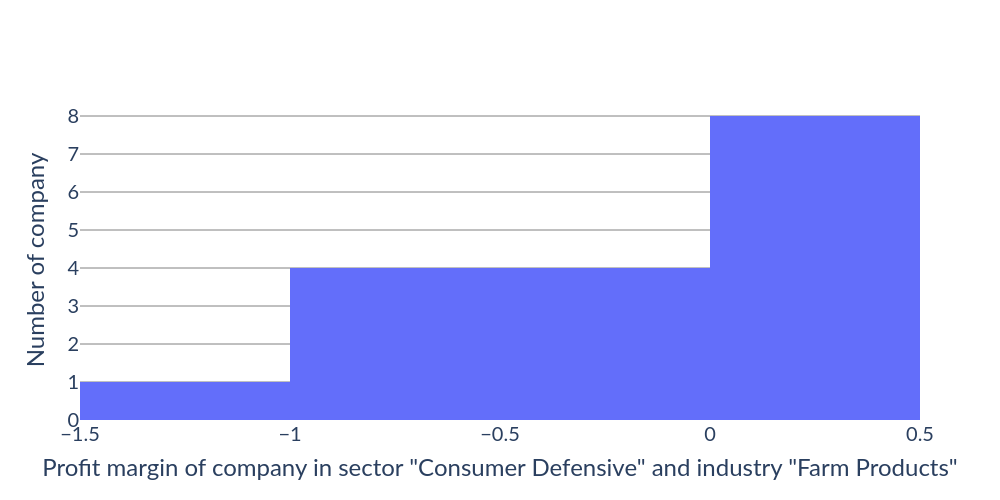

The notebook cell saved with this chart:
### Code cell
# Distribution of market cap
fig = go.Figure()
fig.add_trace(
    go.Histogram(x = df['profit_margins'].apply(lambda x : float(x) if not pd.isna(x) else None))
)
fig.update_yaxes(showgrid = True, gridcolor = 'gray', title = 'Number of company')
fig.update_xaxes(title = f'Profit margin of company in sector "{SECTOR}" and industry "{INDUSTRY}"')
fig.update_layout(
    width = 1000,
    height = 500,
    plot_bgcolor = 'white',
    paper_bgcolor = 'white',
    font = dict(family = 'Lato', size = 20)
)
fig.show()

### Figure 1 — Plotly figure (JSON) as saved in the notebook; plotly's stock layout.template omitted (floating-point values rounded to 4 significant figures)
{"data": [{"type": "histogram", "x": [-0.2815, 0.2157, -0.4862, -0.02416, -0.5882, 0.1208, -0.7984, null, 0.2654, -0.5033, 0.02115, 0.03112, 0.00927, 0.05699, -0.0655, -0.7571, 0.0336, -1.053]}], "layout": {"font": {"family": "Lato", "size": 20}, "height": 500, "paper_bgcolor": "white", "plot_bgcolor": "white", "width": 1000, "xaxis": {"title": {"text": "Profit margin of company in sector \"Consumer Defensive\" and industry \"Farm Products\""}}, "yaxis": {"gridcolor": "gray", "showgrid": true, "title": {"text": "Number of company"}}}}
